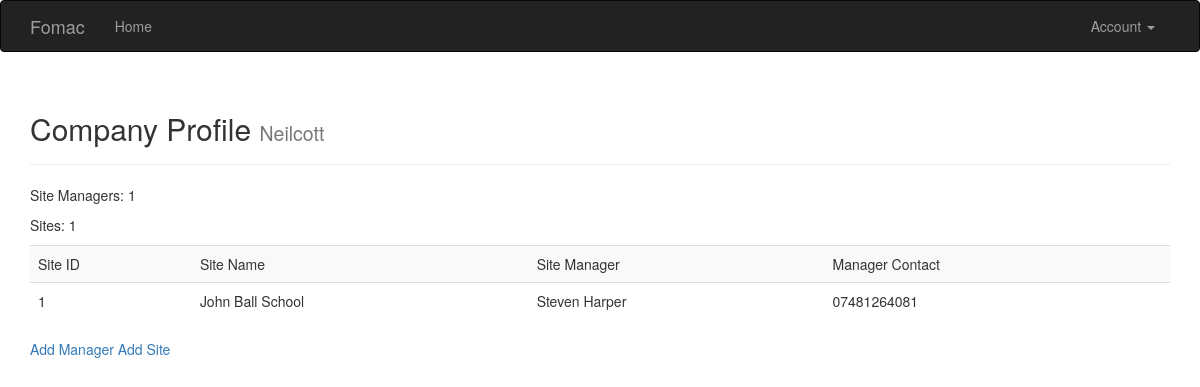
The page /company/id/1 (signed in) on the database its author committed.
### app/models.py (models this page shows, shortened)
class Company(db.Model):
    __tablename__ = 'company'
    id = db.Column(db.Integer, primary_key=True)
    name = db.Column(db.String(64))
    sites = db.relationship('Site', backref='sites', lazy='dynamic')
    managers = db.relationship('SiteManager', backref='managers', lazy='dynamic')
    class Meta:
        ordering = (('id', 'desc'),)

class SiteManager(db.Model):
    __tablename__ = 'site_managers'
    id = db.Column(db.Integer, primary_key=True)
    name = db.Column(db.String(64))
    email = db.Column(db.String(64))
    phone = db.Column(db.String(64))
    company_id = db.Column(db.Integer, db.ForeignKey('company.id'))
    site_id = db.Column(db.Integer, db.ForeignKey('sites.id'))

class Site(db.Model):
    __tablename__ = 'sites'
    id = db.Column(db.Integer, primary_key=True)
    name = db.Column(db.String(32))
    address = db.Column(db.String(64))
    postcode = db.Column(db.String(16))
    start_time = db.Column(db.String(8))
    company_id = db.Column(db.Integer, db.ForeignKey('company.id'))
    site_manager = db.relationship('SiteManager', backref='site', lazy='dynamic')

### app/company/views.py (the view)
@company.route('/<type>/<value>')
def company_profile(type, value):
    kwargs = {type: value}
    company = Company.query.filter_by(**kwargs).first_or_404()
    manager = company.managers
    return render_template('company/company-profile.html', company=company, manager=manager)

### app/models.py (called while the page is built)
@login_manager.user_loader
def load_user(staff_id):
    return Staff.query.get(int(staff_id))

### app/templates/company/company-profile.html
{% extends "base.html" %}
{% block page_content %}
<div class="page-header">
    <h2>Company Profile <small>{{ company.name }}</small></h2>
</div>
    <p>Site Managers: {{ manager.count() }}</p>
    <p>Sites: {{ company.sites.count() }}</p>
<table class="table table-striped">
<tr>
    <td>Site ID</td>
    <td>Site Name</td>
    <td>Site Manager</td>
    <td>Manager Contact</td>
</tr>
{% for person in manager.all() %}
    <td>{{ person.site.id }}</td>
    <td>{{ person.site.name }}</td>
    <td>{{ person.name }}</td>
    <td>{{ person.phone }}</td>
{% endfor %}
</table>
<a href="{{ url_for('company.new_manager', type='id', value=company.id) }}">Add Manager</a>
<a href="{{ url_for('company.new_site', type='id',value=company.id) }}">Add Site</a>
{% endblock %}

### rows shown on the page
Company: name "Neilcott"
SiteManager: site.id "1", site.name "John Ball School", name "Steven Harper", phone "07481264081"

### other values the page prints
{{ manager.count() }} "1"
{{ company.sites.count() }} "1"
